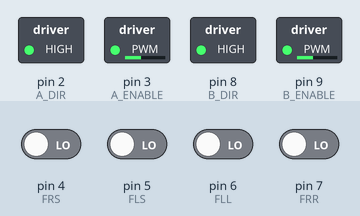
Recording of a sketch running on a simulated Arduino Uno, built with avr-gcc and run on an emulated ATmega328P. Shown: switched loads named in the sketch (green lamp = pin HIGH). Inputs (shaded band) come from the test bench; at power-on: pin 4 (FRS), pin 5 (FLS), pin 6 (FLL), pin 7 (FRR) LOW.

Above: at 1.2 s.
1.3 s: pin 4 (FRS) driven HIGH
At 1.37 s:
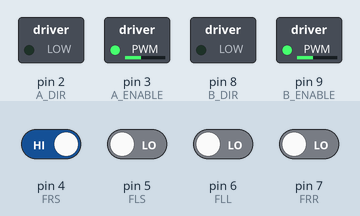
Timing chart, 0 to 4.3 s (numbered marks = the images above; inputs shaded):
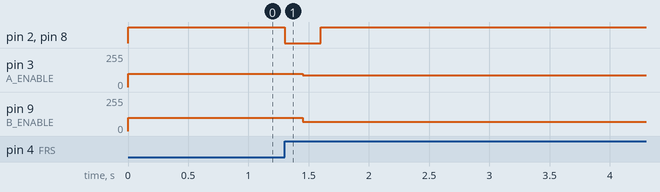

Measured:
- after the input at 1.3 s, pin 2 (A_DIR), pin 8 (B_DIR): HIGH → LOW at once, → HIGH 0.30 s later; pin 3 (A_ENABLE): 100/255 → 90/255 after 0.15 s; pin 9 (B_ENABLE): 100/255 → 70/255 after 0.15 s

The sketch:

drivedoublesense.ino
```cpp
// Motor pins
#define A_DIR 2
#define A_ENABLE 3
#define B_DIR 8
#define B_ENABLE 9
// Characterized duty cycles
#define A_DUTY 100
#define B_DUTY 100
// Sensor pins
#define FLS 5
#define FRS 4
#define FLL 6
#define FRR 7
// States
#define FORWARD 0
#define BACK 1
#define LEFT 2
#define RIGHT 3
#define STOP 4

// Prototypes
void turnLeft();
void turnRight();
void moveForward();
void moveBackward();
void halt();

int state;
int prev_state;

void setup() {
  prev_state = STOP;
  state = FORWARD;
  Serial.begin(9600);
  pinMode(A_DIR, OUTPUT);
  pinMode(A_ENABLE, OUTPUT);
  pinMode(B_DIR, OUTPUT);
  pinMode(B_ENABLE, OUTPUT);
  pinMode(FLS, INPUT);
  pinMode(FRS, INPUT);
  pinMode(FLL, INPUT);
  pinMode(FRR, INPUT);
}

void loop() {
  int fl = digitalRead(FLS);
  int fr = digitalRead(FRS);
  int ll = digitalRead(FLL);
  int rr = digitalRead(FRR);
  if (ll == HIGH && fl == HIGH && fr == HIGH && rr == HIGH) {
    if (prev_state != state) prev_state = state;
    state = FORWARD;
  }
  else if (ll == HIGH && fl == HIGH && fr == HIGH && rr == LOW) {
    if (prev_state != state) {
      halt();
      prev_state = state;
    }
    state = LEFT;
  }
  else if (ll == HIGH && fl == HIGH && fr == LOW && rr == HIGH) {
    if (prev_state != state) prev_state = state;
    state = FORWARD;
  }
  else if (ll == HIGH && fl == HIGH && fr == LOW && rr == LOW) {
    if (prev_state != state) {
      halt();
      prev_state = state;
    }
    state = LEFT;
  }
  else if (ll == HIGH && fl == LOW && fr == HIGH && rr == HIGH) {
    if (prev_state != state) prev_state = state;
    state = FORWARD;
  }
  else if (ll == HIGH && fl == LOW && fr == HIGH && rr == LOW) {
    if (prev_state != state) prev_state = state;
    state = FORWARD;
  }
  else if (ll == HIGH && fl == LOW && fr == LOW && rr == HIGH) {
    state = FORWARD;
  }
  else if (ll == HIGH && fl == LOW && fr == LOW && rr == LOW) {
    if (prev_state != state) {
      halt();
      prev_state = state;
    }
    state = LEFT;
  }
  else if (ll == LOW && fl == HIGH && fr == HIGH && rr == HIGH) {
    if (prev_state != state) {
      halt();
      prev_state = state;
    }
    state = RIGHT;
  }
  else if (ll == LOW && fl == HIGH && fr == HIGH && rr == LOW) {
    if (prev_state != state) prev_state = state;
    state = FORWARD;
  }
  else if (ll == LOW && fl == HIGH && fr == LOW && rr == HIGH) {
    if (prev_state != state) prev_state = state;
    state = FORWARD;
  }
  else if (ll == LOW && fl == HIGH && fr == LOW && rr == LOW) {
    if (prev_state != state) {
      halt();
      prev_state = state;
    }
    state = LEFT;
  }
  else if (ll == LOW && fl == LOW && fr == HIGH && rr == HIGH) {
    if (prev_state != state) {
      halt();
      prev_state = state;
    }
    state = RIGHT;
  }
  else if (ll == LOW && fl == LOW && fr == HIGH && rr == LOW) {
    if (prev_state != state) {
      halt();
      prev_state = state;
    }
    state = RIGHT;
  }
  else if (ll == LOW && fl == LOW && fr == LOW && rr == HIGH) {
    if (prev_state != state) {
      halt();
      prev_state = state;
    }
    state = RIGHT;
  }
  else if (ll == LOW && fl == LOW && fr == LOW && rr == LOW) {
    state = FORWARD;
  }

  if (state == FORWARD) {
    moveForward();
  }
  else if (state == BACK) {
    moveBackward();
  }
  else if (state == LEFT) {
    turnLeft();
  }
  else if (state == RIGHT) {
    turnRight();
  }
  else if (state == STOP) {
    halt();
  }
}

void turnLeft() {
  digitalWrite(A_DIR, HIGH);
  digitalWrite(B_DIR, HIGH);
  analogWrite(A_ENABLE, A_DUTY - 30);
  analogWrite(B_ENABLE, B_DUTY - 10);
}

void turnRight() {
  digitalWrite(A_DIR, HIGH);
  digitalWrite(B_DIR, HIGH);
  analogWrite(A_ENABLE, A_DUTY - 10);
  analogWrite(B_ENABLE, B_DUTY - 30);
}

void moveForward() {
  digitalWrite(A_DIR, HIGH);
  digitalWrite(B_DIR, HIGH);
  analogWrite(A_ENABLE, A_DUTY);
  analogWrite(B_ENABLE, B_DUTY);
}

void moveBackward() {
  digitalWrite(A_DIR, LOW);
  digitalWrite(B_DIR, LOW);
  analogWrite(A_ENABLE, A_DUTY);
  analogWrite(B_ENABLE, B_DUTY);
}

void halt() {
  digitalWrite(A_DIR, LOW);
  digitalWrite(B_DIR, LOW);
  delay(150);
}
```
